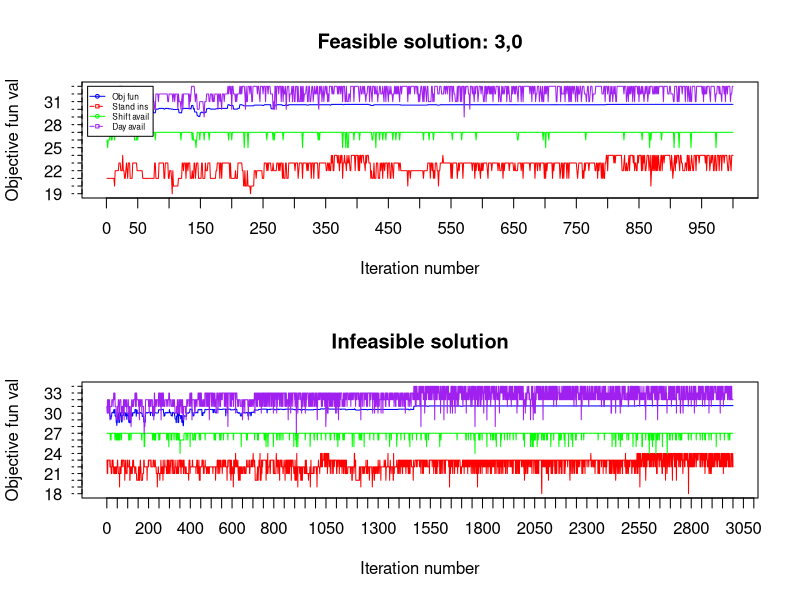

Write R code to recreate this figure.
res <- read.csv("obj_func_vals_.csv", header=TRUE, sep=",")
#res <- read.csv("obj_func_vals_2016_5_18 23:20:28.csv", header=TRUE, sep=",")
x <- res[,1]
y1 <- res[,2]
y2 <- res[,3]
y3 <- res[,4]
y4 <- res[,5]

par(mfrow=c(2,1))

g_range <- range(y1, y2, y3, y4)

plot(y1, type="l", col="blue", ylim=g_range, axes=FALSE, ann=FALSE)
axis(1, at=seq(0,length(x)+100,50))
box()
axis(2, las=1, lty=2, at=seq(g_range[1],g_range[2]+5))

#Lines
lines(y2, lty=1, col="red")
lines(y3, lty=1, col="green")
lines(y4, lty=1, col="purple")
#lines(y3, lty=1, col="green")
#lines(y4, lty=1, col="purple")

legend(-30, g_range[2], c("Obj fun","Stand ins","Shift avail","Day avail"), cex=0.5, col=c("blue","red","green","purple"), pch=21:22, lty=1:2);
#legend(1, 8, c("Stand ins","Shift avail","Day avail"), cex=0.5, col=c("blue","green","purple"), pch=21:22, lty=1:2);

title("Feasible solution: 3,0", xlab="Iteration number",ylab="Objective fun val")

########################
res <- read.csv("obj_func_vals_1_10_10_infeas_0.csv", header=TRUE, sep=",")
#res <- read.csv("obj_func_vals_0_0_0_infeas_4.csv", header=TRUE, sep=",")
x <- res[,1]
y1 <- res[,2]
y2 <- res[,3]
y3 <- res[,4]
y4 <- res[,5]

g_range <- range(y1, y2, y3, y4)

plot(y1, type="l", col="blue", ylim=g_range, axes=FALSE, ann=FALSE)
axis(1, at=seq(0,length(x)+100,50))
box()
axis(2, las=1, lty=2, at=g_range[1]:g_range[2])

#Lines
lines(y2, lty=1, col="red")
lines(y3, lty=1, col="green")
lines(y4, lty=1, col="purple")
#lines(y3, lty=1, col="green")
#lines(y4, lty=1, col="purple")

legend(1, 8, c("Obj fun","Stand ins","Shift avail","Day avail"), cex=0.5, col=c("blue","red","green","purple"), pch=21:22, lty=1:2);
#legend(1, 8, c("Stand ins","Shift avail","Day avail"), cex=0.5, col=c("blue","green","purple"), pch=21:22, lty=1:2);

title("Infeasible solution", xlab="Iteration number",ylab="Objective fun val")


#####################################################################################################################


#plot(x, y1, xlab = "Iterations", ylab="Obj function val",type="l", main="Weekend objective function values")








#plot(x, y1, type="l", main="Weekend objective function values",axes=FALSE, xlab="", ylab="")
#plot.new()

#par(new=TRUE)
#plot(x, y2, type="l",axes=FALSE, xlab="", ylab="", col="red")
#par(new=TRUE)
#lines(x, y2, col ="red")
#par(new=TRUE)
#plot(res[,1], res[,4], type="l", col ="green")
#par(new=TRUE)
#plot(res[,1], res[,5], type="l", col ="blue")

#axis(1); axis(2); box()
#plot.window(xlim=range(x),ylim=range(y2))
#par(xaxs="i",yaxs="i")
#lines(x,y2)
#axis(1); axis(2); box()

#axis(1, at=seq(0,length(res[,1])+100,50),labels=seq(0,length(res[,1])+100,50), las=0)
#axis(2, at=seq(0,length(res[,2]),5),labels=seq(0,length(res[,2]),5), las=2)
#title("Objective function plots", xlab="X values",ylab="Y=X"	)

#par(mar = c(5,5,2,5))
#plot(x, y1, type="l", col="red3",    ylab=expression(-log[10](italic(p))), ylim=c(min(res[,2])-1,max(res[,2])+1))

#plot(x, y2, type="l", axes=F, xlab=NA, ylab=NA)
#legend("topleft",legend=c(expression(-log[10](italic(p))), "N genes"),  lty=c(1,0), pch=c(NA, 16), col=c("red3", "black"))
